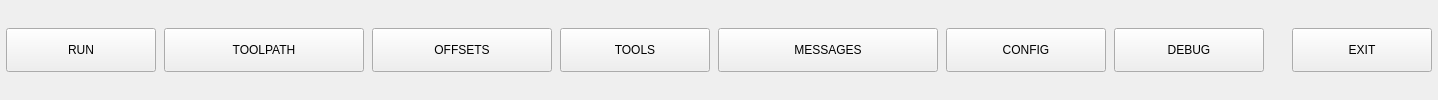
              <widget class="QFrame" name="frame_tabs">
                <layout class="QHBoxLayout" name="lay_tabs">
                  <property name="spacing">
                    <number>8</number>
                  </property>
                  <property name="leftMargin">
                    <number>6</number>
                  </property>
                  <property name="topMargin">
                    <number>6</number>
                  </property>
                  <property name="rightMargin">
                    <number>6</number>
                  </property>
                  <property name="bottomMargin">
                    <number>6</number>
                  </property>
                  <item>
                    <widget class="QPushButton" name="btn_page_run">
                      <property name="minimumSize">
                        <size>
                          <width>150</width>
                          <height>44</height>
                        </size>
                      </property>
                      <property name="maximumSize">
                        <size>
                          <width>150</width>
                          <height>44</height>
                        </size>
                      </property>
                      <property name="text">
                        <string>RUN</string>
                      </property>
                      <property name="checkable">
                        <bool>true</bool>
                      </property>
                    </widget>
                  </item>
                  <item>
                    <widget class="QPushButton" name="btn_page_toolpath">
                      <property name="minimumSize">
                        <size>
                          <width>200</width>
                          <height>44</height>
                        </size>
                      </property>
                      <property name="maximumSize">
                        <size>
                          <width>200</width>
                          <height>44</height>
                        </size>
                      </property>
                      <property name="text">
                        <string>TOOLPATH</string>
                      </property>
                      <property name="checkable">
                        <bool>true</bool>
                      </property>
                    </widget>
                  </item>
                  <item>
                    <widget class="QPushButton" name="btn_page_offsets">
                      <property name="minimumSize">
                        <size>
                          <width>180</width>
                          <height>44</height>
                        </size>
                      </property>
                      <property name="maximumSize">
                        <size>
                          <width>180</width>
                          <height>44</height>
                        </size>
                      </property>
                      <property name="text">
                        <string>OFFSETS</string>
                      </property>
                      <property name="checkable">
                        <bool>true</bool>
                      </property>
                    </widget>
                  </item>
                  <item>
                    <widget class="QPushButton" name="btn_page_tools">
                      <property name="minimumSize">
                        <size>
                          <width>150</width>
                          <height>44</height>
                        </size>
                      </property>
                      <property name="maximumSize">
                        <size>
                          <width>150</width>
                          <height>44</height>
                        </size>
                      </property>
                      <property name="text">
                        <string>TOOLS</string>
                      </property>
                      <property name="checkable">
                        <bool>true</bool>
                      </property>
                    </widget>
                  </item>
                  <item>
                    <widget class="QPushButton" name="btn_page_messages">
                      <property name="minimumSize">
                        <size>
                          <width>220</width>
                          <height>44</height>
                        </size>
                      </property>
                      <property name="maximumSize">
                        <size>
                          <width>220</width>
                          <height>44</height>
                        </size>
                      </property>
                      <property name="text">
                        <string>MESSAGES</string>
                      </property>
                      <property name="checkable">
                        <bool>true</bool>
                      </property>
                    </widget>
                  </item>
                  <item>
                    <widget class="QPushButton" name="btn_page_config">
                      <property name="minimumSize">
                        <size>
                          <width>160</width>
                          <height>44</height>
                        </size>
                      </property>
                      <property name="maximumSize">
                        <size>
                          <width>160</width>
                          <height>44</height>
                        </size>
                      </property>
                      <property name="text">
                        <string>CONFIG</string>
                      </property>
                      <property name="checkable">
                        <bool>true</bool>
                      </property>
                    </widget>
                  </item>
                  <item>
                    <widget class="QPushButton" name="btn_page_debug">
                      <property name="minimumSize">
                        <size>
                          <width>150</width>
                          <height>44</height>
                        </size>
                      </property>
                      <property name="maximumSize">
                        <size>
                          <width>150</width>
                          <height>44</height>
                        </size>
                      </property>
                      <property name="text">
                        <string>DEBUG</string>
                      </property>
                      <property name="checkable">
                        <bool>true</bool>
                      </property>
                    </widget>
                  </item>
                  <item>
                    <spacer name="sp_lay_tabs_13">
                      <property name="orientation">
                        <enum>Qt::Horizontal</enum>
                      </property>
                      <property name="sizeType">
                        <enum>QSizePolicy::Expanding</enum>
                      </property>
                      <property name="sizeHint" stdset="0">
                        <size>
                          <width>20</width>
                          <height>20</height>
                        </size>
                      </property>
                    </spacer>
                  </item>
                  <item>
                    <widget class="ActionButton" name="btn_exit">
                      <property name="minimumSize">
                        <size>
                          <width>140</width>
                          <height>44</height>
                        </size>
                      </property>
                      <property name="maximumSize">
                        <size>
                          <width>140</width>
                          <height>44</height>
                        </size>
                      </property>
                      <property name="text">
                        <string>EXIT</string>
                      </property>
                      <property name="exit_action" stdset="0">
                        <bool>true</bool>
                      </property>
                    </widget>
                  </item>
                </layout>
              </widget>
